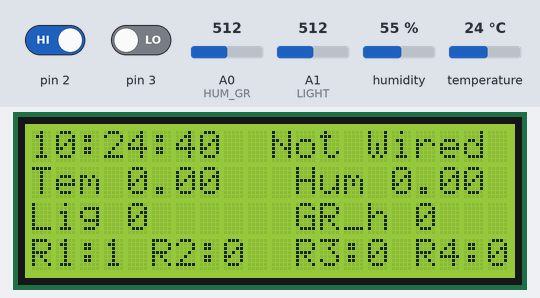
This sketch was run on a simulated Arduino Uno, built with avr-gcc and run on an emulated ATmega328P. Shown: 20×4 character LCD. The test bench sets the inputs (shaded band); at power-on: pin 2 HIGH, humidity 55 %, A0 (HUM_GR) = 512, temperature 24 °C, pin 3 LOW, A1 (LIGHT) = 512. The local clock reads 2024-03-15 10:24:30 at power-on unless the sketch sets it; storage starts empty; what the sketch prints to the serial monitor is not drawn.

Above: at 10.9 s.
11.0 s: pin 2 driven LOW
At 32.8 s:
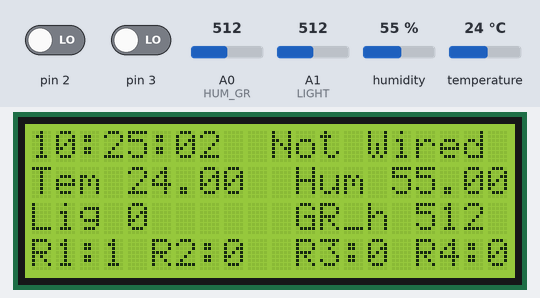
33.0 s: humidity set to 22 %
At 38.4 s:
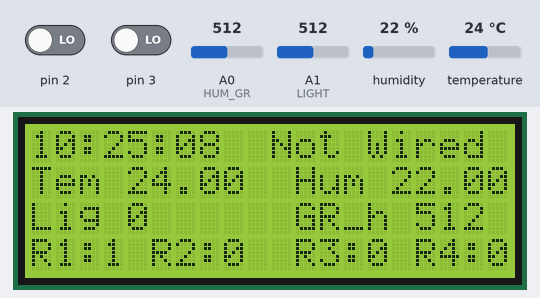
38.6 s: A0 (HUM_GR) set to 716
At 43.4 s:
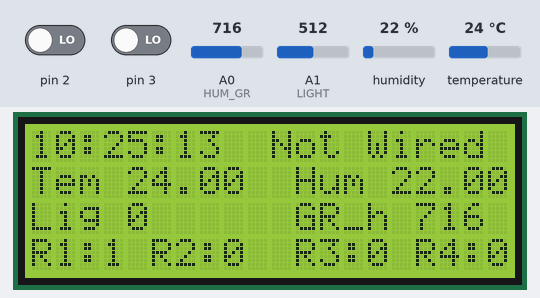
43.6 s: temperature set to 12 °C
At 48.4 s:
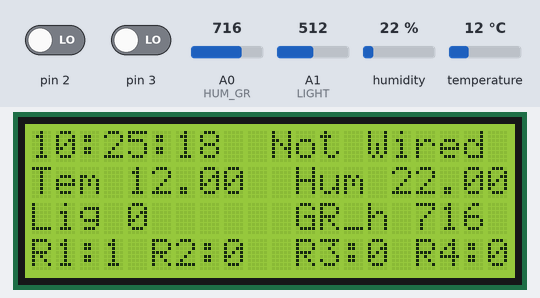
49.5 s: A0 (HUM_GR) set to 992
At 54.4 s:
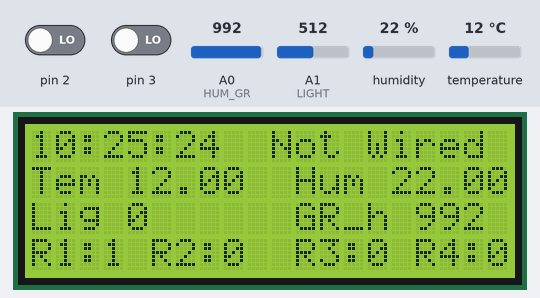
54.6 s: humidity set to 40 %
At 59.4 s:
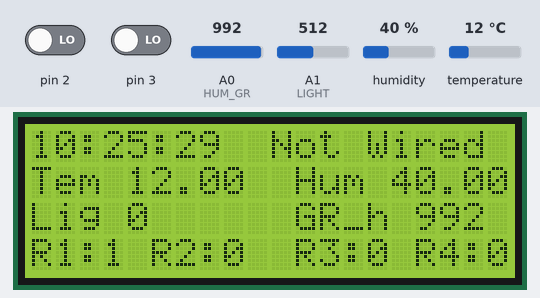
Timing chart, 0 to 60.6 s (numbered marks = the images above; inputs shaded):
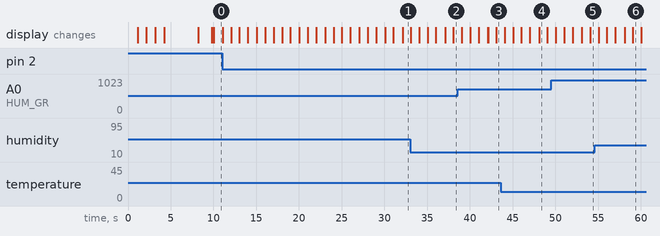

The sketch:

Automatic_Greenhouse.ino
```cpp
#include <Ethernet.h>
#include <SPI.h>
#include <SD.h>
#include <DHT.h>
#include <DHT_U.h>
#include <LiquidCrystal_I2C.h>
#include <DS3231.h>
//////////////////////////////////////////////////////

#define POLIV_TIMEOUT 180000 // 3 min
#define DHTTYPE DHT21
#define SLOSH_TIMEOUT 1000
#define GMT 3

#define RX 0
#define TX 1

#define R1 4
#define R2 5
#define R3 6
#define R4 7

#define DHT_PIN 9

#define HUM_GR A0
#define LIGHT A1
///////////////////////////////////////////////////////

LiquidCrystal_I2C lcd(0x27, 20, 4);
DHT dht(DHT_PIN, DHTTYPE);
DS3231  rtc(11, 10); //RTC init

byte mac[] = { 0xDE, 0xAD, 0xBE, 0xEF, 0xFE, 0xED };

//////////////////////////////////////////////////////

float temp_dht = 0;
float hum_dht = 0;

int light = 0;
int hum_gr = 0;
////////////////////////////////
bool mode=true, state=false;
int a(0);
////////////////////////////////
unsigned long int lastmillis = millis();
unsigned long int lcdmillis = millis();
unsigned long int polivmillis = millis();
unsigned long int sloshmillis = millis();
unsigned long int getmillis = millis();
unsigned long int start_time = millis();

int getDelay = 200;


byte R1_state = 0;
byte R2_state = 0;
byte R3_state = 0;
byte R4_state = 0;

byte fl_poliv = 0;
byte fl_light = 0;
byte fl_slosh = 0;
byte fl_start = 1;

/////////////////////////////////////////////////////
String tmp ;

int hour = 0;
int minute = 0;
int second = 0;

int hour_net=0;
int minute_net = 0;
int second_net = 0;

bool online=false;
bool connected=false;
int min_slosh=0;
int hour_poliv=0;
String Time;

/////////////////////////////////////////////////////

void setup() {
  lcd.init();                      // initialize the lcd
  lcd.backlight();
  lcd.clear();
  lcd.setCursor(2, 0);
  lcd.print("Hello, World!!!");
  lcd.setCursor(1, 1);
  lcd.print("Smart GreenHouse");
  lcd.setCursor(2, 2);
  lcd.print("Powered by 1547");
  lcd.setCursor(4, 3);
  lcd.print("IT-Poligon");
  delay (1000);
  lcd.clear();
  lcd.setCursor(0, 0);
  lcd.print("Initialization start");
  Serial.begin(115200);
  delay(1000);
  lcd.setCursor(0, 1);
  lcd.print("Ethernet... ");
//  if (Ethernet.begin(mac)){  lcd.print("started"); connected=true;}
//  else{
  lcd.print("failed"); connected=false;
//    }
  delay(1000);
  lcd.setCursor(0, 2);
  lcd.print("SD...");
  lcd.setCursor(11, 2);
  if (SD.begin()) {lcd.println("started");}
  else{lcd.print("failed");}
  delay(1000);
  lcd.setCursor(0, 3);
  lcd.print("RTC&DHT...");
  rtc.begin();
  dht.begin();
  lcd.setCursor(11, 3);
  lcd.print("started");
  delay(4000);
  lcd.clear();
  lcd.setCursor(0, 1);
  lcd.print("Init complete");
  delay(1500);
  lcd.clear();
//  Serial.println("RUN");
  File dataFile = SD.open("datalog.txt", FILE_WRITE);
  dataFile.println("hello");
  dataFile.close();

  pinMode (R1, OUTPUT);
  pinMode (R2, OUTPUT);
  pinMode (R3, OUTPUT);
  pinMode (R4, OUTPUT);

  pinMode (HUM_GR, INPUT);

  digitalWrite(R1, HIGH);
  digitalWrite(R2, HIGH);
  digitalWrite(R3, HIGH);
  digitalWrite(R4, HIGH);

//  Serial.println("START");
  Time=rtc.getTimeStr();
  hour=Time.substring(0,2).toInt();
  minute=Time.substring(3,5).toInt();
  second=Time.substring(6,8).toInt();
  hour_poliv=hour;
  min_slosh=minute;
}


void loop() {
  ////////////ETHERNET GET HERE//////////////
/*  if (connected && (millis() - getmillis) > getDelay) {
    Serial.println("Ethernet");
    getmillis = millis();
    EthernetClient client;
//    const char* host = "www.google.com";
    const char* host = "127.0.0.1:500/teplic/";
    Serial.print("connected to ");
    Serial.println(client.remoteIP());
    if (client.connect(host, 80))
    {
      yield();
      Serial.println("connected]");
      Serial.println("[Sending a request]");
      client.print(String("GET /") + " HTTP/1.1\r\n" +
                   "Host: " + host + temp_dht + "\r\n" +
                   "Connection: close\r\n" +
                   "\r\n"
                  );
      delay (200);
      online=true;
      unsigned long timeout = millis();
      while (client.available() == 0) {
        if (millis() - timeout > 5000)
        { Serial.println(">>> Client Timeout !");
          yield();
          client.flush();
          client.stop();
          return;
        }
      } // Read all the lines of the reply from server and print them to Serial
      Serial.println("");

      while (client.connected() || client.available())
      {
        yield();
        if (client.available())
        {
          String line = client.readStringUntil('\n');
          Serial.println(line);

          if (line.indexOf("Date") == 0) {
            tmp = line.substring(23, 25);
            hour_net = tmp.toInt();
            hour_net = hour_net + GMT;
            tmp = line.substring(26, 28);
            minute_net = tmp.toInt();
            tmp = line.substring(29, 32);
            second_net = tmp.toInt();
//            rtc.setTime(hour_net, minute_net, second_net);     // Set the time to 12:00:00 (24hr format)

            client.flush();
            client.stop();
            client.flush();
            if (fl_start) {
              fl_start = 0;
              getDelay = 100000;
            }
            return;
          }
        }
      }
      client.stop();
      Serial.println("\n[Disconnected]");
    }
    else
    {
      online=false;
      client.stop();
    }
  }*/
  /////// "real" time calculate ////////////
Time=rtc.getTimeStr();
 hour=Time.substring(0,2).toInt();
minute=Time.substring(3,5).toInt();
second=Time.substring(6,8).toInt();
  /////////////sensors read////////
  if (millis() % 1000 <= 10) {
    Serial.println("Sensor");
    float h = dht.readHumidity();
    float t = dht.readTemperature();
    float light = analogRead(LIGHT);
    delay(50);
    if (isnan(t) || isnan(h)) {
      hum_dht = -1;
      temp_dht = -1;
    } else {
      hum_dht = h;
      temp_dht = t;
    }
    hum_gr = analogRead(HUM_GR);
  }
/*  ////////sensors out///////////////////////////////
  if (millis() % 1000 == 0) {
    Serial.println();
    Serial.println("#####################");
    Serial.println(dateLCD);
    Serial.println("#####################");
    Serial.print("Humidity: ");
    Serial.print(hum_dht);
    Serial.println(" %\t");
    Serial.print("Temperature: ");
    Serial.print(temp_dht);
    Serial.println(" *C");
    Serial.print("Light: ");
    Serial.print(light);
    Serial.println(" lux");
    Serial.print("Ground humidity: ");
    Serial.print(hum_gr);
    Serial.println(" %");
    Serial.print("Water level: ");
    Serial.print(water_lvl);
    Serial.println(" ");
    Serial.println("#####################");
    Serial.print("R1 ");
    Serial.println(R1_state);
    Serial.print("R2 ");
    Serial.println(R2_state);
    Serial.print("R3 ");
    Serial.println(R3_state);
    Serial.print("R4 ");
    Serial.println(R4_state);
    Serial.println("#####################");
    Serial.print("Hours RTC ");
    Serial.println(hours_RTC);
    Serial.print("fl_light ");
    Serial.println(fl_light);
    Serial.print("fl_poliv ");
    Serial.println(fl_poliv);
 }
*/
////////////////////////////////////////////////////////////
if (digitalRead(3) && !(digitalRead(2))){mode=true;}
else if (digitalRead(2) && !(digitalRead(3))){mode=false;}
else if (state && !(digitalRead(2)) && !(digitalRead(3))){
  if (mode){a--;}
  else{a++;}
  state=false;
}
else if (!state && digitalRead(2)==1 && digitalRead(3)==1){
  state=true;}
///////////////////////////////////////////////////////////////
  //////////LCD OUT////////////////

//  if ((millis() - lcdmillis) > 250) {
    Serial.println("LCD");
    lcdmillis = millis();
    lcd.setCursor(0, 0);
    lcd.print(rtc.getTimeStr());
    lcd.setCursor(10, 0);
    if (online){lcd.print("Online");}
    else if (!connected){lcd.print("Not Wired");}
    else {lcd.print("Offline");}

    lcd.print(" ");
    lcd.setCursor(0, 1);
    lcd.print("Tem ");
    lcd.print(temp_dht);
    lcd.setCursor(11, 1);
    lcd.print("Hum ");
    lcd.print(hum_dht);
    lcd.setCursor(0, 2);
    lcd.print("Lig ");
    lcd.print(a);
    lcd.print(" ");
    lcd.setCursor(11, 2);
    lcd.print("GR_h ");
    lcd.print(hum_gr);
    lcd.print(" ");
    lcd.setCursor(0, 3);
    lcd.print("R1:");
    lcd.print(R1_state);
    lcd.print(" R2:");
    lcd.print(R2_state);
    lcd.print("  R3:");
    lcd.print(R3_state);
    lcd.print(" R4:");
    lcd.print(R4_state);
//  }

  // **** LOGIC **** //

  ///////////// LIGHT ///////////////
  if ((hour > 5 ) && (hour < 21)) {
    fl_light = 1;
  }
  else {
    fl_light = 0;
  }
/////////////////////////////////////
  if (fl_light) {
    digitalWrite(R1, LOW);
    R1_state = 1;
  }
  else {
    digitalWrite(R1, HIGH);
    R1_state = 0;
  }
  /////// dry //////////////
  if (temp_dht < 24.6) {
    digitalWrite(R2, HIGH);
    R2_state = 0;
  }
  else if (temp_dht > 25) {
    digitalWrite(R2, LOW);
    R2_state = 1;
  }
  ////////////////  SLOSH  /////////////////////
  if (minute % 15 == 0 && second==0 && minute!=min_slosh) {
    min_slosh=minute;
    fl_slosh = 1;
    sloshmillis = millis();
  }
  //////////////////////////////////////////////
  if ((millis() - sloshmillis) > SLOSH_TIMEOUT) {
    fl_slosh = 0;
  }
  ///////////////////////////////
  if (fl_slosh) {
    digitalWrite(R3, LOW);
    R3_state = 1;
  }
  else
  {
    digitalWrite(R3, HIGH);
    R3_state = 0;

  }
  //////////// POLIV ////////////////////
  if (hour!=hour_poliv && second==0) {
    hour_poliv=hour;
    fl_poliv = 1;
    polivmillis = millis();
  }
  else if ((millis() - polivmillis) > POLIV_TIMEOUT) {
    fl_poliv = 0;
  }
  ///////////////////////////////
  if (fl_poliv) {
    digitalWrite(R4, LOW);
    R4_state = 1;
  }
  else
  {
    digitalWrite(R4, HIGH);
    R4_state = 0;
  }
  ////////end

  yield();

}
```
